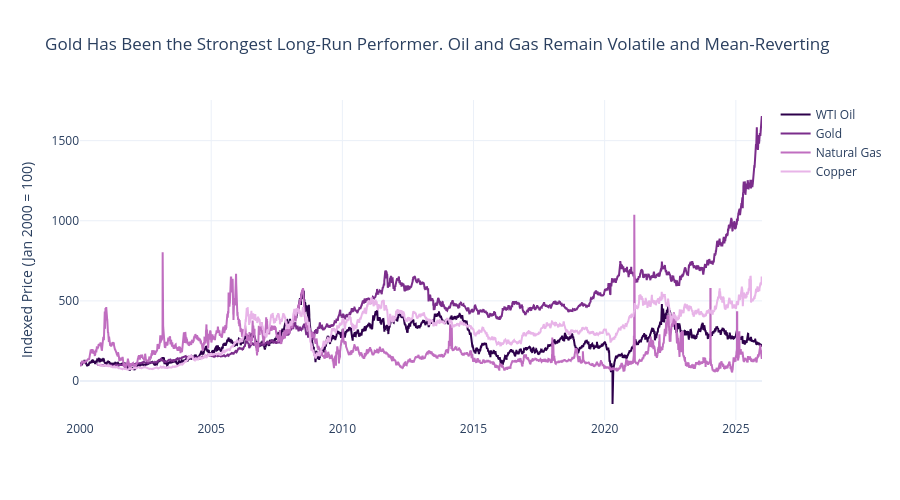

The code cell stored with this chart in its notebook:
### Markdown cell above
- 2008 Crash after economic boom
- 2020 COVID overproduction causing Oil Price to go Negative

### Code cell
df_2000 = df[df['observation_date'] >= '2000-01-01'].copy()

def normalize_to_100(series):
    first_valid = series.dropna().iloc[0]
    return (series / first_valid) * 100

df_2000['wti_norm']    = normalize_to_100(df_2000['wti_price'])
df_2000['gold_norm']   = normalize_to_100(df_2000['gold_price'])
df_2000['natgas_norm'] = normalize_to_100(df_2000['natgas_price'])
df_2000['copper_norm'] = normalize_to_100(df_2000['copper_price'])

fig = go.Figure()

fig.add_trace(go.Scatter(x=df_2000['observation_date'], y=df_2000['wti_norm'],    name='WTI Oil',     line=dict(color='#2d004b')))  # very dark purple
fig.add_trace(go.Scatter(x=df_2000['observation_date'], y=df_2000['gold_norm'],   name='Gold',        line=dict(color='#7b2d8b')))  # mid purple
fig.add_trace(go.Scatter(x=df_2000['observation_date'], y=df_2000['natgas_norm'], name='Natural Gas', line=dict(color='#c06ec0')))  # light purple
fig.add_trace(go.Scatter(x=df_2000['observation_date'], y=df_2000['copper_norm'], name='Copper',      line=dict(color='#e8b4e8')))  # very light purple/lavender

fig.update_layout(
    title='Gold Has Been the Strongest Long-Run Performer. Oil and Gas Remain Volatile and Mean-Reverting',
    yaxis_title='Indexed Price (Jan 2000 = 100)',
    xaxis_title='',
    template='plotly_white',
    height=500
)

fig.show()
fig.write_image("../images/02_commodities_normalised.png")

### Figure 1 — Plotly figure (JSON) as saved in the notebook; plotly's stock layout.template omitted (floating-point values rounded to 4 significant figures; data arrays with more than 128 entries replaced by an {"elided": "..."} marker saying what was removed)
{"data": [{"line": {"color": "#2d004b"}, "name": "WTI Oil", "type": "scatter", "x": {"elided": "9497 str values"}, "y": {"elided": "9497 float values"}}, {"line": {"color": "#7b2d8b"}, "name": "Gold", "type": "scatter", "x": {"elided": "9497 str values"}, "y": {"elided": "9497 float values"}}, {"line": {"color": "#c06ec0"}, "name": "Natural Gas", "type": "scatter", "x": {"elided": "9497 str values"}, "y": {"elided": "9497 float values"}}, {"line": {"color": "#e8b4e8"}, "name": "Copper", "type": "scatter", "x": {"elided": "9497 str values"}, "y": {"elided": "9497 float values"}}], "layout": {"height": 500, "title": {"text": "Gold Has Been the Strongest Long-Run Performer. Oil and Gas Remain Volatile and Mean-Reverting"}, "xaxis": {"title": {"text": ""}}, "yaxis": {"title": {"text": "Indexed Price (Jan 2000 = 100)"}}}}
